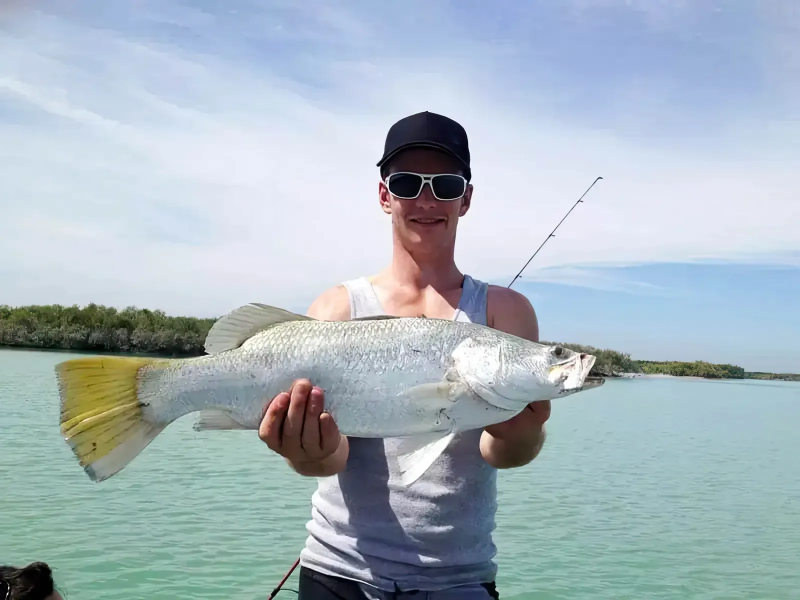
#> input picture images/operators/absolute-ocean-charters-broome/03.webp, 1600 x 1200 px (shown at 1/2 size)
$ python -i photo_audit.py   (imports and definitions only)
#> lines starting #> are read from the running program, lines starting #| are printed output that depends on the picture
"""Photo audit: contact sheets + quality/duplicate flags for every live listing's current photos.

Usage: /usr/bin/python3 -I photo_audit.py <repo> <outDir>
Writes <outDir>/<group>/:
  sheets/<slug>.jpg   every current photo for the listing, labelled with file, size and flags
  heroes.jpg          overview: each listing's hero (what shows on cards and search results)
  audit.json          per listing: images [{file, w, h, sharp, bright, colours, flags}], listing-level issues
Groups match seo_inputs.mjs (nsw, qld_south, qld_north, nt, wa, tas, vic).
Flags are hints for a human/agent review, not verdicts:
  small (<800px wide), portrait, soft (low edge detail), dark, washed (very bright), graphic (few colours: logo/text?),
  dup-in-gallery, dup-other-operator (same photo on another listing: wrong business?), no-photos, few-photos.
"""
import json
import os
import sys

from PIL import Image, ImageDraw, ImageFilter, ImageOps, ImageStat

REPO, OUT = sys.argv[1], sys.argv[2]
# [1 line not run here, left out]
QLD_SOUTH = {'gold-coast', 'brisbane', 'sunshine-coast', 'rainbow-beach', 'hervey-bay', 'bundaberg', 'gladstone', 'yeppoon', 'agnes-water'}


def group(o):
    s = o['state']
    if s == 'QLD':
        return 'qld_south' if o.get('hotspot') in QLD_SOUTH else 'qld_north'
    return s.lower()


def dhash(im):
    g = im.convert('L').resize((9, 8), Image.LANCZOS)
    px = list(g.get_flattened_data())
    return sum(1 << i for i in range(64) if px[(i // 8) * 9 + i % 8] > px[(i // 8) * 9 + i % 8 + 1])


def metrics(path):
    im = ImageOps.exif_transpose(Image.open(path)).convert('RGB')
#> im is the input picture: PIL image 1600x1200 RGB; mean R, G, B 167.9, 182.8, 191.3
    w, h = im.size
#> w = 1600; h = 1200
    small = im.copy()
    small.thumbnail((512, 512))
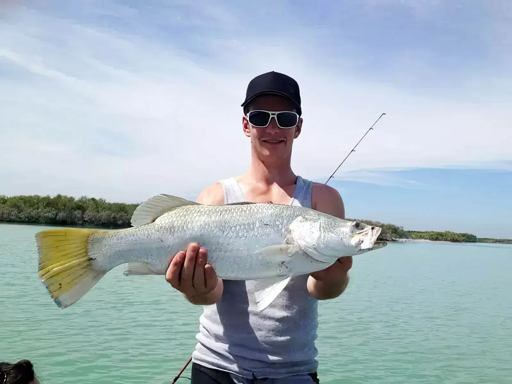
#> small: PIL image 512x384 RGB; mean R, G, B 167.9, 182.8, 191.3
    g = small.convert('L')
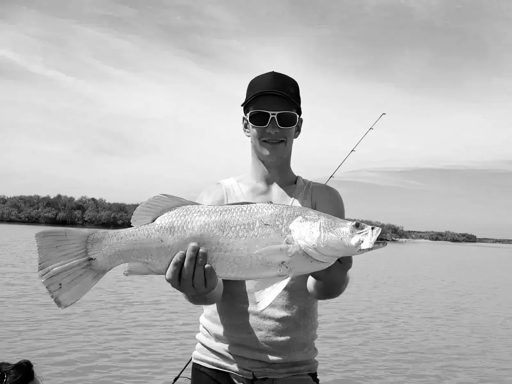
#> g: PIL image 512x384 L; min 0, max 255, mean 179.4
    sharp = ImageStat.Stat(g.filter(ImageFilter.FIND_EDGES)).var[0] ** 0.5
#> sharp = 35.78
    bright = ImageStat.Stat(g).mean[0]
#> bright = 179.4
#> (the run stopped early here; a loop or call above may not have finished)

$ run again, on images/operators/apache-charters-abrolhos/01.webp
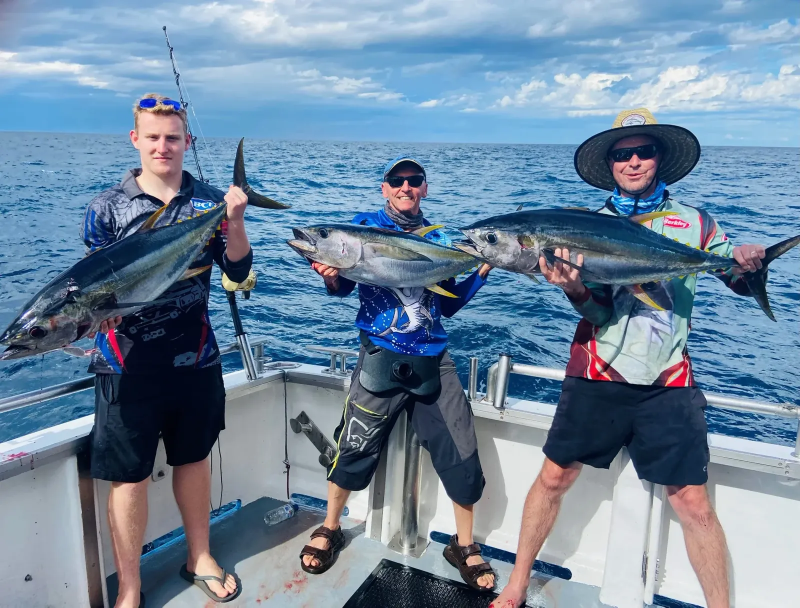
#> input picture images/operators/apache-charters-abrolhos/01.webp, 1600 x 1215 px (shown at 1/2 size)
#> in metrics, im is the input picture: PIL image 1600x1215 RGB; mean R, G, B 112.6, 135.4, 157.6
#> in metrics, `small.thumbnail((512, 512))`:
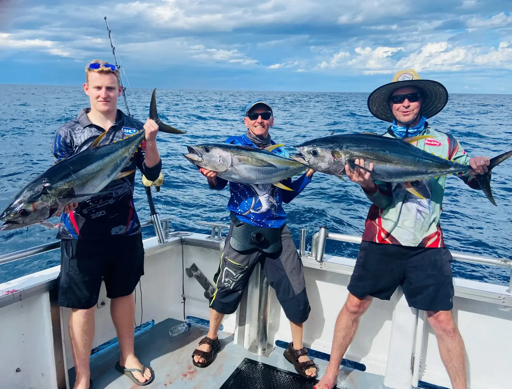
#> small: PIL image 512x389 RGB; mean R, G, B 112.6, 135.4, 157.6
#> in metrics, `g = small.convert('L')`:
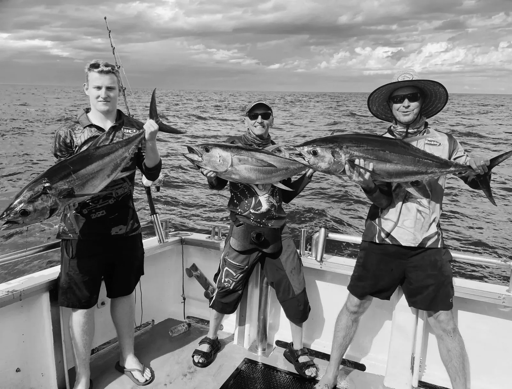
#> g: PIL image 512x389 L; min 0, max 251, mean 131.1
#> sharp = 58.61
#> bright = 131.1

$ run again, on images/operators/aquilla-fishing-charters-wollongong/02.webp
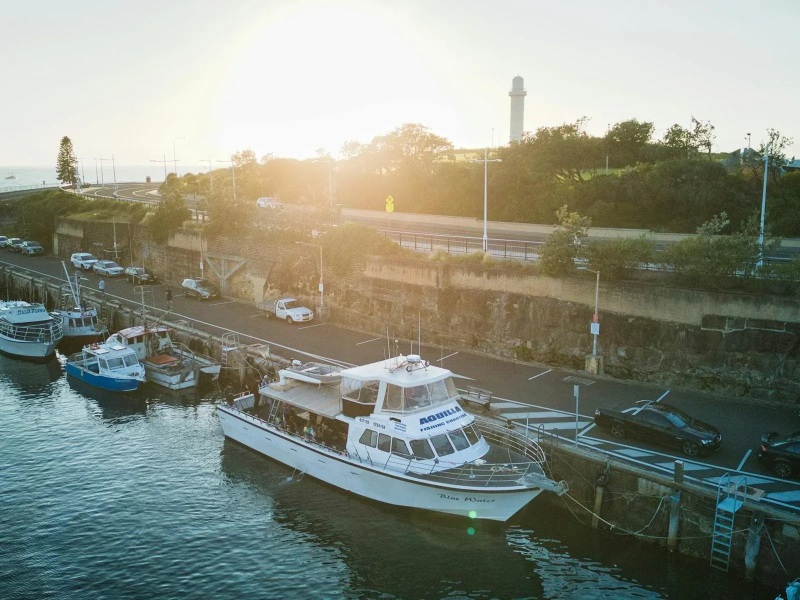
#> input picture images/operators/aquilla-fishing-charters-wollongong/02.webp, 1600 x 1200 px (shown at 1/2 size)
#> in metrics, im is the input picture: PIL image 1600x1200 RGB; mean R, G, B 135.7, 141.6, 129.5
#> in metrics, `small.thumbnail((512, 512))`:
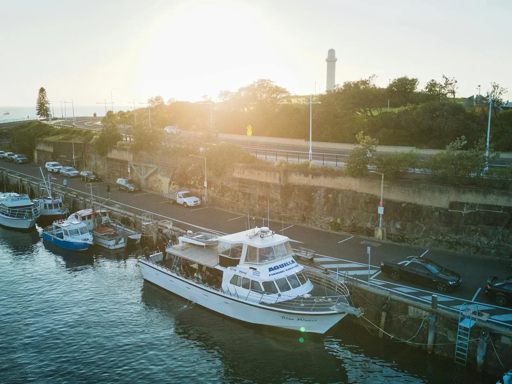
#> small: PIL image 512x384 RGB; mean R, G, B 135.7, 141.6, 129.5
#> in metrics, `g = small.convert('L')`:
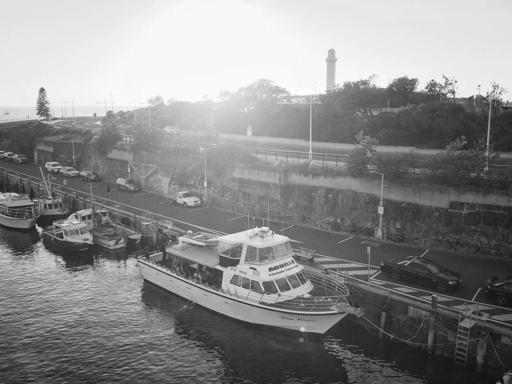
#> g: PIL image 512x384 L; min 15, max 254, mean 138.4
#> sharp = 48.64
#> bright = 138.4

$ run again, on images/operators/barra-or-blue-fishing-charters-darwin/05.webp
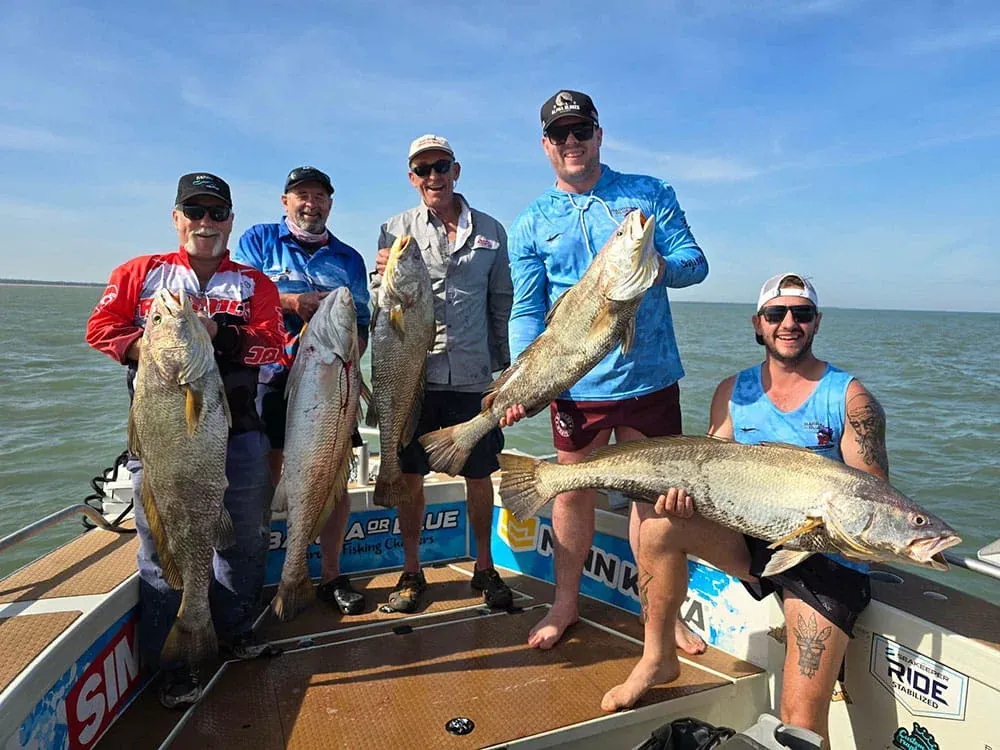
#> input picture images/operators/barra-or-blue-fishing-charters-darwin/05.webp, 1000 x 750 px
#> in metrics, im is the input picture: PIL image 1000x750 RGB; mean R, G, B 115.2, 127.6, 139.2
#> in metrics, `g = small.convert('L')`:
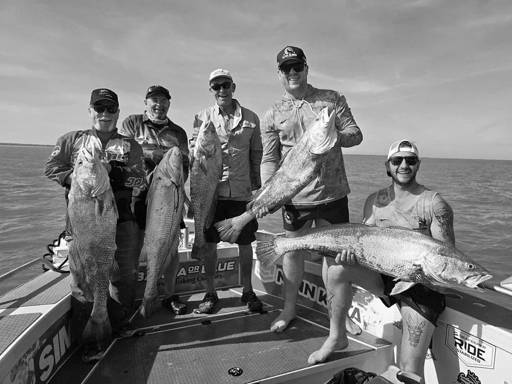
#> g: PIL image 512x384 L; min 0, max 255, mean 125.2
#> sharp = 57.48
#> bright = 125.2
